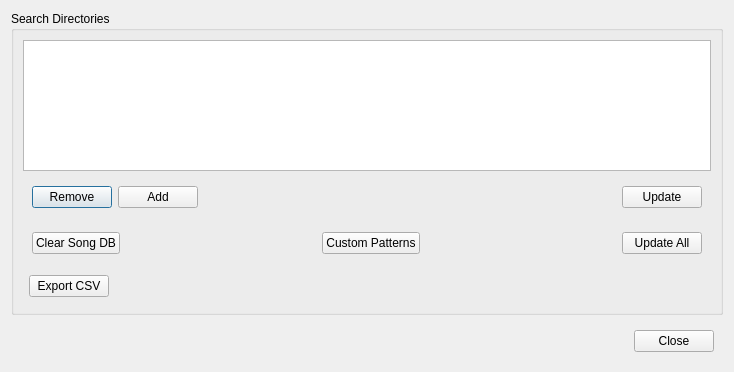
<?xml version="1.0" encoding="UTF-8"?>
<ui version="4.0">
 <class>DlgDatabase</class>
 <widget class="QDialog" name="DlgDatabase">
  <property name="geometry">
   <rect>
    <x>0</x>
    <y>0</y>
    <width>734</width>
    <height>372</height>
   </rect>
  </property>
  <property name="windowTitle">
   <string>Karaoke DB Management</string>
  </property>
  <layout class="QVBoxLayout" name="verticalLayout_2">
   <item>
    <layout class="QVBoxLayout" name="verticalLayout">
     <item>
      <widget class="QGroupBox" name="groupBox">
       <property name="title">
        <string>Search Directories</string>
       </property>
       <layout class="QVBoxLayout" name="verticalLayout_3">
        <item>
         <widget class="QTableView" name="tableViewFolders">
          <property name="editTriggers">
           <set>QAbstractItemView::EditTrigger::NoEditTriggers</set>
          </property>
          <property name="alternatingRowColors">
           <bool>true</bool>
          </property>
          <property name="selectionMode">
           <enum>QAbstractItemView::SelectionMode::SingleSelection</enum>
          </property>
          <property name="selectionBehavior">
           <enum>QAbstractItemView::SelectionBehavior::SelectRows</enum>
          </property>
          <attribute name="horizontalHeaderStretchLastSection">
           <bool>false</bool>
          </attribute>
          <attribute name="verticalHeaderVisible">
           <bool>false</bool>
          </attribute>
         </widget>
        </item>
        <item>
         <widget class="QFrame" name="frame">
          <property name="frameShape">
           <enum>QFrame::Shape::NoFrame</enum>
          </property>
          <property name="frameShadow">
           <enum>QFrame::Shadow::Plain</enum>
          </property>
          <layout class="QHBoxLayout" name="horizontalLayout">
           <item>
            <widget class="QPushButton" name="buttonDelete">
             <property name="text">
              <string>Remove</string>
             </property>
            </widget>
           </item>
           <item>
            <widget class="QPushButton" name="buttonNew">
             <property name="text">
              <string>Add</string>
             </property>
            </widget>
           </item>
           <item>
            <spacer name="horizontalSpacer">
             <property name="orientation">
              <enum>Qt::Orientation::Horizontal</enum>
             </property>
             <property name="sizeHint" stdset="0">
              <size>
               <width>40</width>
               <height>20</height>
              </size>
             </property>
            </spacer>
           </item>
           <item>
            <widget class="QPushButton" name="buttonUpdate">
             <property name="text">
              <string>Update</string>
             </property>
            </widget>
           </item>
          </layout>
         </widget>
        </item>
        <item>
         <widget class="QFrame" name="frame_3">
          <property name="frameShape">
           <enum>QFrame::Shape::NoFrame</enum>
          </property>
          <property name="frameShadow">
           <enum>QFrame::Shadow::Plain</enum>
          </property>
          <layout class="QHBoxLayout" name="horizontalLayout_3">
           <item>
            <widget class="QPushButton" name="btnClearDatabase">
             <property name="text">
              <string>Clear Song DB</string>
             </property>
            </widget>
           </item>
           <item>
            <spacer name="horizontalSpacer_4">
             <property name="orientation">
              <enum>Qt::Orientation::Horizontal</enum>
             </property>
             <property name="sizeHint" stdset="0">
              <size>
               <width>40</width>
               <height>20</height>
              </size>
             </property>
            </spacer>
           </item>
           <item>
            <widget class="QPushButton" name="btnCustomPatterns">
             <property name="text">
              <string>Custom Patterns</string>
             </property>
            </widget>
           </item>
           <item>
            <spacer name="horizontalSpacer_3">
             <property name="orientation">
              <enum>Qt::Orientation::Horizontal</enum>
             </property>
             <property name="sizeHint" stdset="0">
              <size>
               <width>40</width>
               <height>20</height>
              </size>
             </property>
            </spacer>
           </item>
           <item>
            <widget class="QPushButton" name="buttonUpdateAll">
             <property name="text">
              <string>Update All</string>
             </property>
            </widget>
           </item>
          </layout>
         </widget>
        </item>
        <item>
         <layout class="QHBoxLayout" name="horizontalLayout_4">
          <property name="leftMargin">
           <number>6</number>
          </property>
          <property name="topMargin">
           <number>6</number>
          </property>
          <property name="rightMargin">
           <number>6</number>
          </property>
          <property name="bottomMargin">
           <number>6</number>
          </property>
          <item>
           <widget class="QPushButton" name="btnExport">
            <property name="text">
             <string>Export CSV</string>
            </property>
           </widget>
          </item>
          <item>
           <spacer name="horizontalSpacer_5">
            <property name="orientation">
             <enum>Qt::Orientation::Horizontal</enum>
            </property>
            <property name="sizeHint" stdset="0">
             <size>
              <width>40</width>
              <height>20</height>
             </size>
            </property>
           </spacer>
          </item>
         </layout>
        </item>
       </layout>
      </widget>
     </item>
    </layout>
   </item>
   <item>
    <widget class="QFrame" name="frame_2">
     <property name="frameShape">
      <enum>QFrame::Shape::NoFrame</enum>
     </property>
     <property name="frameShadow">
      <enum>QFrame::Shadow::Raised</enum>
     </property>
     <layout class="QHBoxLayout" name="horizontalLayout_2">
      <item>
       <spacer name="horizontalSpacer_2">
        <property name="orientation">
         <enum>Qt::Orientation::Horizontal</enum>
        </property>
        <property name="sizeHint" stdset="0">
         <size>
          <width>40</width>
          <height>20</height>
         </size>
        </property>
       </spacer>
      </item>
      <item>
       <widget class="QPushButton" name="buttonClose">
        <property name="text">
         <string>Close</string>
        </property>
       </widget>
      </item>
     </layout>
    </widget>
   </item>
  </layout>
 </widget>
 <resources/>
 <connections/>
</ui>
